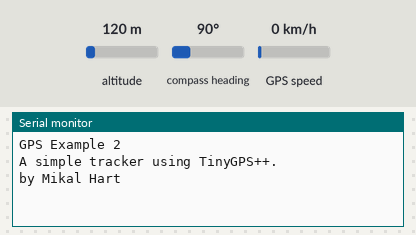
This sketch was run on a simulated Arduino Uno, built with avr-gcc and run on an emulated ATmega328P. Shown: the last lines printed to the serial monitor. Inputs (shaded band) come from the test bench; at power-on: altitude 120 m, compass heading 90°, GPS speed 0 km/h. The GPS gets a fix after 3 s at 37.7749, -122.4194 with 8 satellites.

Above: at 1.2 s.
1.3 s: altitude set to 20 m
At 3.6 s:
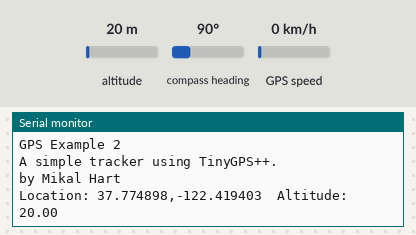
5.4 s: altitude set to 250 m
At 6.9 s:
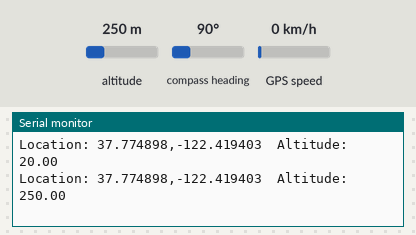

The sketch:

GPS_Reading1.ino
```cpp
#include <SoftwareSerial.h>
#include <TinyGPS++.h>
#define RXPin 3
#define TXPin 2
#define GPSBaud 38400
#define ConsoleBaud 115200

// The serial connection to the GPS device

SoftwareSerial ss(RXPin, TXPin);

// The TinyGPS++ object
TinyGPSPlus gps;

void setup()
{

  Serial.begin(ConsoleBaud);
  ss.begin(GPSBaud);
  ss.print("$PUBX,41,1,0007,0003,4800,0*13\r\n"); // Change iTead baudrate
  ss.begin(4800); // reset SoftwareSerial baudrate
  ss.flush();


  Serial.println("GPS Example 2");
  Serial.println("A simple tracker using TinyGPS++.");
  Serial.println("by Mikal Hart");
  Serial.println();
}

void loop()
{
  // If any characters have arrived from the GPS,
  // send them to the TinyGPS++ object
  while (ss.available() > 0)
    gps.encode(ss.read());

  // Let's display the new location and altitude
  // whenever either of them have been updated.
  if (gps.location.isUpdated() || gps.altitude.isUpdated())
  {
    Serial.print("Location: ");
    Serial.print(gps.location.lat(), 6);
    Serial.print(",");
    Serial.print(gps.location.lng(), 6);
    Serial.print("  Altitude: ");
    Serial.println(gps.altitude.meters());
  }
}
```

Measured:
- after the input at 1.3 s, the serial monitor: prints a new line after 1.7 s (image 1)
- after the input at 5.4 s, the serial monitor: prints a new line after 0.64 s (image 2)
